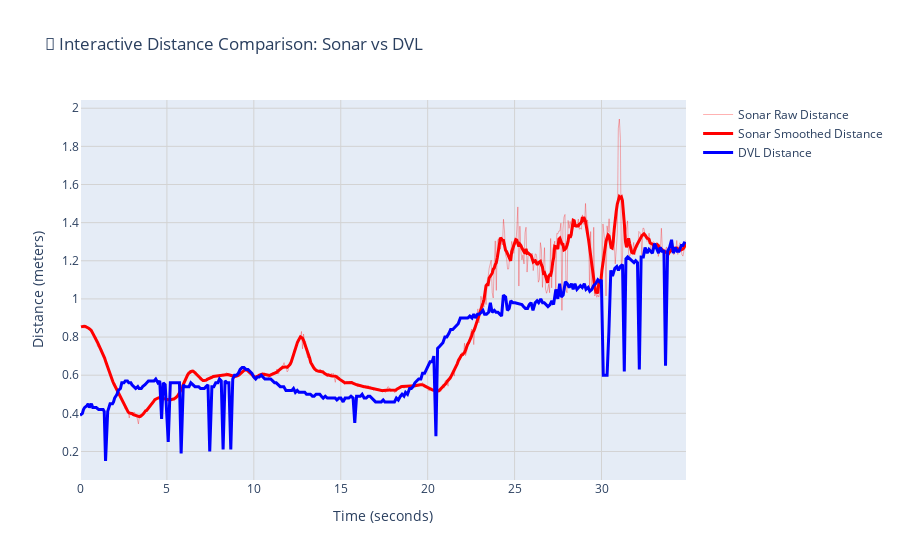

This figure's notebook cell:
### Code cell
try:
    fig, comparison_stats = iau.interactive_distance_comparison(distance_results, raw_data, sonar_coverage_m=sonar_coverage_meters, sonar_image_size=image_shape[0])
    if comparison_stats and isinstance(comparison_stats, dict) and 'error' in comparison_stats:
        print('Comparison did not run:', comparison_stats['error'])
    else:
        print('\nComparison stats summary:')
        from pprint import pprint
        pprint(comparison_stats)
        # Display the interactive plot
        fig.show()
except Exception as e:
    print('Error running interactive comparison:', e)

### Figure 1 — Plotly figure (JSON) as saved in the notebook; plotly's stock layout.template omitted (floating-point values rounded to 4 significant figures; data arrays with more than 128 entries replaced by an {"elided": "..."} marker saying what was removed)
{"data": [{"hovertemplate": "Time: %{x:.1f}s<br>Distance: %{y:.3f}m<extra>Sonar Raw</extra>", "line": {"color": "rgba(255, 0, 0, 0.3)", "width": 1}, "mode": "lines", "name": "Sonar Raw Distance", "type": "scatter", "x": {"elided": "591 float values"}, "xaxis": "x", "y": {"elided": "591 float values"}, "yaxis": "y"}, {"hovertemplate": "Time: %{x:.1f}s<br>Distance: %{y:.3f}m<extra>Sonar Smoothed</extra>", "line": {"color": "rgba(255, 0, 0, 1)", "width": 3}, "mode": "lines", "name": "Sonar Smoothed Distance", "type": "scatter", "x": {"elided": "591 float values"}, "xaxis": "x", "y": {"elided": "591 float values"}, "yaxis": "y"}, {"hovertemplate": "Time: %{x:.1f}s<br>Distance: %{y:.3f}m<extra>DVL Distance</extra>", "line": {"color": "rgba(0, 0, 255, 1)", "width": 3}, "mode": "lines", "name": "DVL Distance", "type": "scatter", "x": {"elided": "322 float values"}, "xaxis": "x", "y": {"elided": "322 float values"}, "yaxis": "y"}], "layout": {"hovermode": "x unified", "title": {"text": "🔄 Interactive Distance Comparison: Sonar vs DVL"}, "xaxis": {"anchor": "y", "domain": [0, 1], "gridcolor": "LightGray", "gridwidth": 1, "showgrid": true, "title": {"text": "Time (seconds)"}}, "yaxis": {"anchor": "x", "domain": [0, 1], "gridcolor": "LightGray", "gridwidth": 1, "showgrid": true, "title": {"text": "Distance (meters)"}}}}
